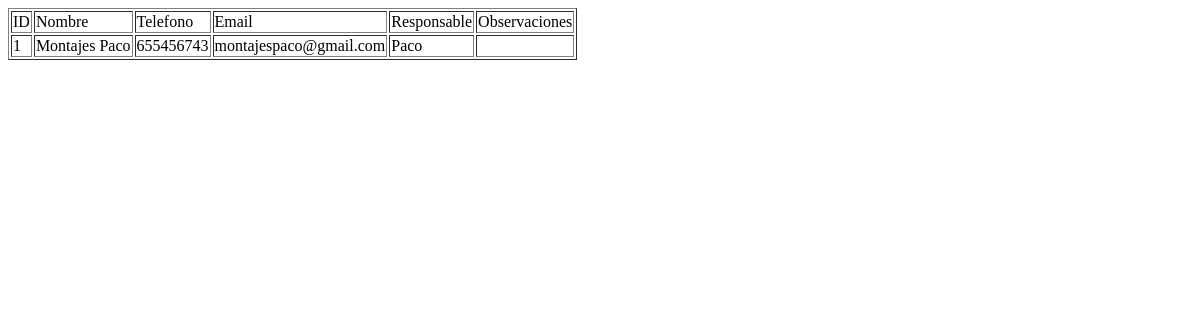
/php/mostrar_empresa.php, run on an earlier commit of the app's database.
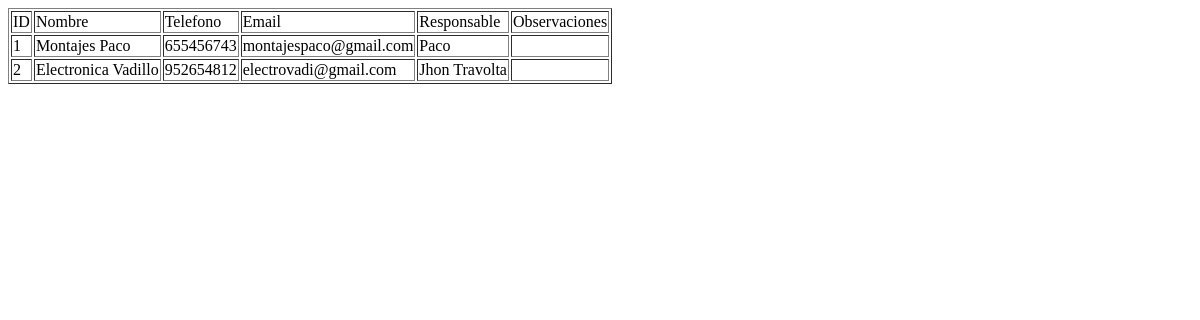
And on a later commit of the database.
### tables this page shows
CREATE TABLE `empresa` (
  `ID_Empresa` int NOT NULL AUTO_INCREMENT,
  `Nombre_Empresa` varchar(64) NOT NULL,
  `Telefono` int NOT NULL,
  `Email` varchar(64) NOT NULL,
  `Responsable` varchar(64) NOT NULL,
  `Observaciones` text DEFAULT NULL,
  PRIMARY KEY (`ID_Empresa`)
);

### php/mostrar_empresa.php (the view, shortened to what this page needs)
<!DOCTYPE html>
<html lang="en">
<head>
</head>
<body>
    <table border="1px">
        <tr>
            <td>ID</td>
            <td>Nombre</td>
            <td>Telefono</td>
            <td>Email</td>
            <td>Responsable</td>
            <td>Observaciones</td>
        </tr>
        <?php
        require 'lib/conexion_mysql.php';
       $query="SELECT * from empresa";
    $resul=mysqli_query($conexion_mysql,$query);
    while ($row= mysqli_fetch_array($resul)) {
        ?>
        <tr>
            <td><?php echo $row['ID_Empresa'] ?></td>
            <td><?php echo $row['Nombre_Empresa'] ?></td>
            <td><?php echo $row['Telefono'] ?></td>
            <td><?php echo $row['Email'] ?></td>
            <td><?php echo $row['Responsable'] ?></td>
            <td><?php echo $row['Observaciones'] ?></td>
        </tr>
        <?php
    }
            ?>

What changed in the data, as far as the page shows it:
added empresa: ID_Empresa "2", Nombre_Empresa "Electronica Vadillo", Telefono "952654812", Email "electrovadi@gmail.com", Responsable "Jhon Travolta"
